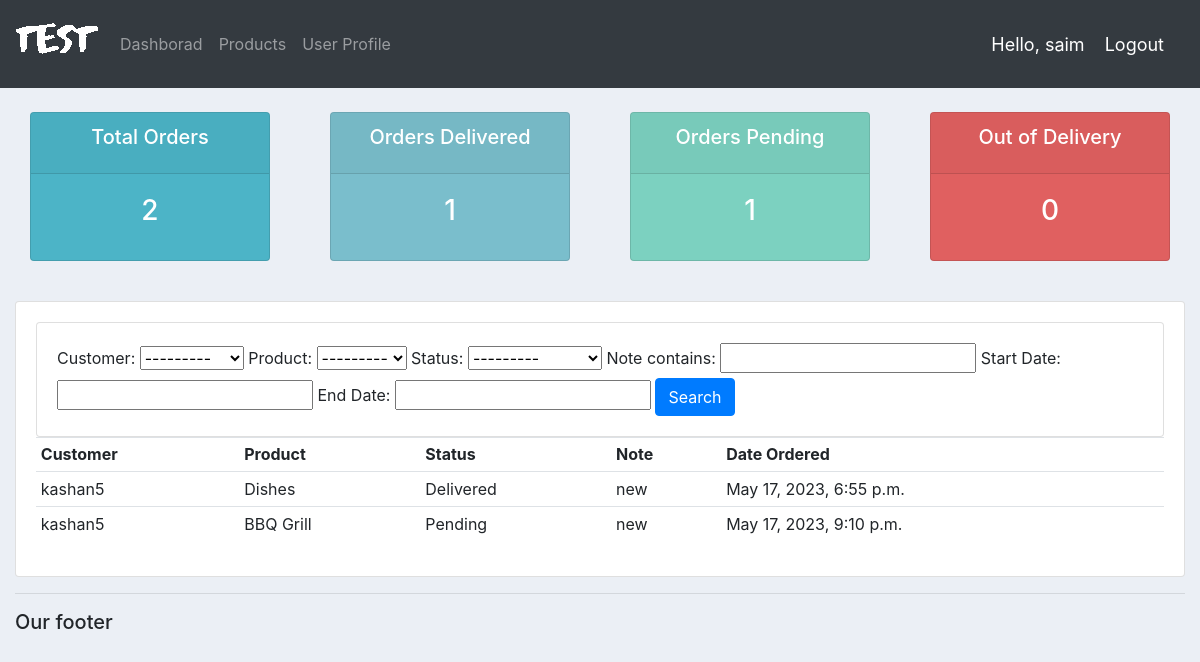
Page /show_all_orders/ (signed in) on the committed database.
### test2/models.py (models this page shows, shortened)
class Order(models.Model):
    STATUS = (
        ('Pending', 'Pending'),
        ('Out of delivery', 'Out of delivery'),
        ('Delivered', 'Delivered'),
    )
    customer = models.ForeignKey(Customer, null=True, on_delete=models.SET_NULL)
    product = models.ForeignKey(Product, null=True, on_delete=models.SET_NULL)
    date_created = models.DateTimeField(auto_now_add=True, null=True)
    status = models.CharField(max_length=200, null=True, choices=STATUS)
    note = models.CharField(max_length=1000, null=True)

class Customer(models.Model):
    user = models.ForeignKey(User, null=True, on_delete=models.SET_NULL)
    name = models.CharField(max_length=200, null=True)
    phone = models.CharField(max_length=200, null=True)
    email = models.CharField(max_length=200, null=True)
    date_created = models.DateTimeField(auto_now_add=True, null=True)
    profile_pic = models.ImageField(default="profile1.png", null=True, blank=True)
    def __str__(self):
        return self.name

class Product(models.Model):
    CATEGORY = (
        ('Indoor', 'Indoor'),
        ('Outdoor', 'Outdoor'),
    )
    name = models.CharField(max_length=200, null=True)
    price = models.FloatField(null=True)
    category = models.CharField(max_length=200, null=True, choices=CATEGORY)
    description = models.CharField(max_length=200, null=True, blank=True)
    date_created = models.DateTimeField(auto_now_add=True, null=True)
    tags = models.ManyToManyField(Tag)
    def __str__(self):
        return self.name

### test2/views.py (the view)
# urls.py: path('show_all_orders/', views.allOrders, name='show_all_orders'),
@login_required(login_url='login')
def allOrders(request):
    customers = Customer.objects.filter(user=request.user)
    orders = Order.objects.filter(customer__in=customers)
    total_orders = orders.count()
    delivered = orders.filter(status='Delivered').count()
    pending = orders.filter(status='Pending').count()
    outofdelivery = orders.filter(status='Out of delivery').count()
    myFilter = OrderFilter(request.GET, queryset=orders)
    orders = myFilter.qs
    context = {
        'orders': orders,
        'total_orders': total_orders,
        'delivered': delivered,
        'pending': pending,
        'myFilter': myFilter,
        'outofdelivery': outofdelivery,
    }
    return render(request, 'test2/show_all_orders.html', context)

### test2/templates/test2/show_all_orders.html
{% extends 'test2/main.html' %}
{% block content %}
{% include 'test2/status.html' %}
<br>
    <div class="row">
        <div class="col-md">
            <div class="card card-body">
                <div class="row">
                    <div class="col-md">
                        <div class="card card-body">
                            <form method="get">
                                {% if myFilter.form %}
                                    {{ myFilter.form }}
                                {% else %}
                                    <p>No orders found.</p>
                                {% endif %}
                            <button class="btn btn-primary" type="submit">Search</button>
                            </form>
                        </div>
                    </div>
                </div>
                <table class="table table-sm">
                    <tr>
                        <th>Customer</th>
                        <th>Product</th>
                        <th>Status</th>
                        <th>Note</th>
                        <th>Date Ordered</th>
                    </tr>
                    {% for order in orders %}
                        {% if order.customer.user == request.user %}
                            <tr>
                                <td>{{ order.customer.name }}</td>
                                <td>{{ order.product }}</td>
                                <td>{{ order.status }}</td>
                                <td>{{ order.note }}</td>
                                <td>{{ order.date_created }}</td>
                            </tr>
                        {% endif %}
                    {% empty %}
                        <tr>
                            <td colspan="5">No orders found.</td>
                        </tr>
                    {% endfor %}
                </table>
            </div>
        </div>
    </div>
{% endblock content %}

### test2/templates/test2/navbar.html (shortened to what this page needs)
{%load static%}
<nav class="navbar navbar-expand-lg navbar-dark bg-dark">
    <img src="{%static 'images/logo.png' %}">
    <div class="collapse navbar-collapse" id="navbarNav">
    <ul class="navbar-nav">
        <li class="nav-item">
        <a class="nav-link" href="{% url 'home' %}">Dashborad</a>
        </li>
        <li class="nav-item">
        <a class="nav-link" href="{% url 'products' %}">Products</a>
        </li>
        <li class="nav-item">
            <a class="nav-link" href="{% url 'account' %}">User Profile</a>
        </li>
    </ul>
    </div>
    <span class="hello-msg">Hello, {{request.user}}</span>
    <span><a class="hello-msg" href="{% url 'logout' %}">Logout</a></span>
</nav>

### static/css/main.css (style rules this page uses)
body { background-color: #ebeff5; }
.nav-link { position: relative; display: inline-block; }

### test2/templates/test2/navbar.html (style rules this page uses)
.hello-msg { font-size: 18px; color: #fff; margin-right: 20px; }

### rows in the picture
Order: customer.name "kashan5", product "Dishes", status "Delivered", note "new", date_created "May 17, 2023, 6:55 p.m."
Order: customer.name "kashan5", product "BBQ Grill", status "Pending", note "new", date_created "May 17, 2023, 9:10 p.m."

### other values in the picture
{{ request.user }} "saim"
{{ total_orders }} "2"
{{ delivered }} "1"
{{ pending }} "1"
{{ outofdelivery }} "0"
